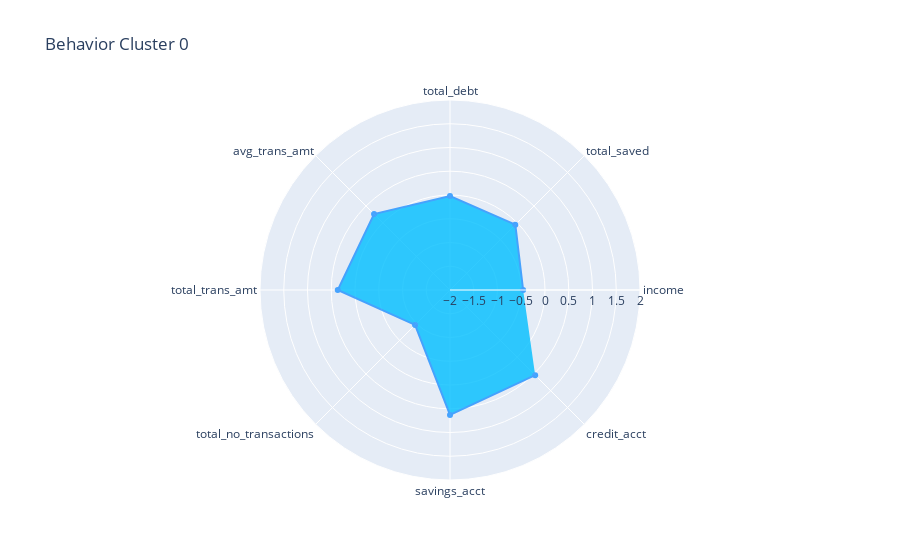

Source (notebook cell):
### Code cell
fig = go.Figure()

fig.add_trace(go.Scatterpolar(r = bhv_scaled0.mean(), theta = bhv_scaled0.columns,fill='toself',fillcolor='deepskyblue', line_color='dodgerblue', opacity=0.8))

fig.update_layout(title = 'Behavior Cluster 0',     
    polar=dict(
    radialaxis=dict(
    visible=True,
    range=[-2,2])))

fig.show()

### Figure 1 — Plotly figure (JSON) as saved in the notebook; plotly's stock layout.template omitted (floating-point values rounded to 4 significant figures)
{"data": [{"fill": "toself", "fillcolor": "deepskyblue", "line": {"color": "dodgerblue"}, "opacity": 0.8, "r": [-0.4604, -0.05517, -0.02343, 0.2611, 0.3629, -0.9599, 0.6295, 0.5357], "theta": ["income", "total_saved", "total_debt", "avg_trans_amt", "total_trans_amt", "total_no_transactions", "savings_acct", "credit_acct"], "type": "scatterpolar"}], "layout": {"polar": {"radialaxis": {"range": [-2, 2], "visible": true}}, "title": {"text": "Behavior Cluster 0"}}}
